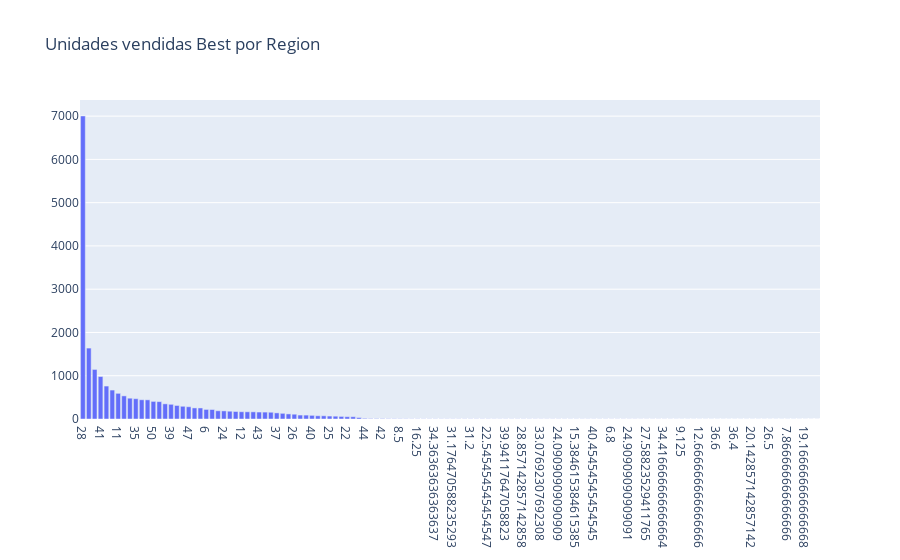

This figure's notebook cell:
### Code cell
plot_data = [
    go.Bar(
        x=df_best_unidades_vendidas['region_code'],
        y=df_best_unidades_vendidas['unidades_vendidas_total']
    )
]

plot_layout = go.Layout(
        xaxis={"type": "category"},
        title='Unidades vendidas Best por Region'
    )
plt.figure(figsize=(10,10))
fig = go.Figure(data=plot_data, layout=plot_layout)
fig.write_html('fig500.html')
pyoff.iplot(fig)
